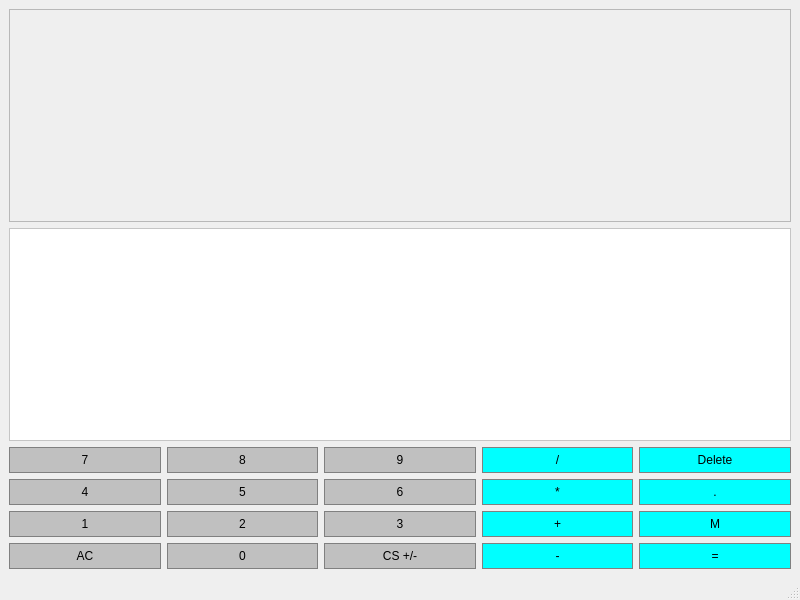
<?xml version="1.0" encoding="UTF-8"?>
<ui version="4.0">
 <class>MainWindow</class>
 <widget class="QMainWindow" name="MainWindow">
  <property name="geometry">
   <rect>
    <x>0</x>
    <y>0</y>
    <width>800</width>
    <height>600</height>
   </rect>
  </property>
  <property name="sizePolicy">
   <sizepolicy hsizetype="Preferred" vsizetype="Expanding">
    <horstretch>0</horstretch>
    <verstretch>0</verstretch>
   </sizepolicy>
  </property>
  <property name="windowTitle">
   <string>MainWindow</string>
  </property>
  <widget class="QWidget" name="centralwidget">
   <layout class="QGridLayout" name="gridLayout">
    <item row="1" column="0" colspan="5">
     <widget class="QTextEdit" name="Display">
      <property name="enabled">
       <bool>false</bool>
      </property>
      <property name="palette">
       <palette>
        <active>
         <colorrole role="WindowText">
          <brush brushstyle="SolidPattern">
           <color alpha="255">
            <red>0</red>
            <green>0</green>
            <blue>0</blue>
           </color>
          </brush>
         </colorrole>
         <colorrole role="Button">
          <brush brushstyle="SolidPattern">
           <color alpha="255">
            <red>255</red>
            <green>255</green>
            <blue>255</blue>
           </color>
          </brush>
         </colorrole>
         <colorrole role="Light">
          <brush brushstyle="SolidPattern">
           <color alpha="255">
            <red>255</red>
            <green>255</green>
            <blue>255</blue>
           </color>
          </brush>
         </colorrole>
         <colorrole role="Midlight">
          <brush brushstyle="SolidPattern">
           <color alpha="255">
            <red>255</red>
            <green>255</green>
            <blue>255</blue>
           </color>
          </brush>
         </colorrole>
         <colorrole role="Dark">
          <brush brushstyle="SolidPattern">
           <color alpha="255">
            <red>127</red>
            <green>127</green>
            <blue>127</blue>
           </color>
          </brush>
         </colorrole>
         <colorrole role="Mid">
          <brush brushstyle="SolidPattern">
           <color alpha="255">
            <red>170</red>
            <green>170</green>
            <blue>170</blue>
           </color>
          </brush>
         </colorrole>
         <colorrole role="Text">
          <brush brushstyle="SolidPattern">
           <color alpha="255">
            <red>0</red>
            <green>0</green>
            <blue>0</blue>
           </color>
          </brush>
         </colorrole>
         <colorrole role="BrightText">
          <brush brushstyle="SolidPattern">
           <color alpha="255">
            <red>255</red>
            <green>255</green>
            <blue>255</blue>
           </color>
          </brush>
         </colorrole>
         <colorrole role="ButtonText">
          <brush brushstyle="SolidPattern">
           <color alpha="255">
            <red>0</red>
            <green>0</green>
            <blue>0</blue>
           </color>
          </brush>
         </colorrole>
         <colorrole role="Base">
          <brush brushstyle="SolidPattern">
           <color alpha="255">
            <red>255</red>
            <green>255</green>
            <blue>255</blue>
           </color>
          </brush>
         </colorrole>
         <colorrole role="Window">
          <brush brushstyle="SolidPattern">
           <color alpha="255">
            <red>255</red>
            <green>255</green>
            <blue>255</blue>
           </color>
          </brush>
         </colorrole>
         <colorrole role="Shadow">
          <brush brushstyle="SolidPattern">
           <color alpha="255">
            <red>0</red>
            <green>0</green>
            <blue>0</blue>
           </color>
          </brush>
         </colorrole>
         <colorrole role="AlternateBase">
          <brush brushstyle="SolidPattern">
           <color alpha="255">
            <red>255</red>
            <green>255</green>
            <blue>255</blue>
           </color>
          </brush>
         </colorrole>
         <colorrole role="ToolTipBase">
          <brush brushstyle="SolidPattern">
           <color alpha="255">
            <red>255</red>
            <green>255</green>
            <blue>220</blue>
           </color>
          </brush>
         </colorrole>
         <colorrole role="ToolTipText">
          <brush brushstyle="SolidPattern">
           <color alpha="255">
            <red>0</red>
            <green>0</green>
            <blue>0</blue>
           </color>
          </brush>
         </colorrole>
         <colorrole role="PlaceholderText">
          <brush brushstyle="SolidPattern">
           <color alpha="127">
            <red>0</red>
            <green>0</green>
            <blue>0</blue>
           </color>
          </brush>
         </colorrole>
        </active>
        <inactive>
         <colorrole role="WindowText">
          <brush brushstyle="SolidPattern">
           <color alpha="255">
            <red>0</red>
            <green>0</green>
            <blue>0</blue>
           </color>
          </brush>
         </colorrole>
         <colorrole role="Button">
          <brush brushstyle="SolidPattern">
           <color alpha="255">
            <red>255</red>
            <green>255</green>
            <blue>255</blue>
           </color>
          </brush>
         </colorrole>
         <colorrole role="Light">
          <brush brushstyle="SolidPattern">
           <color alpha="255">
            <red>255</red>
            <green>255</green>
            <blue>255</blue>
           </color>
          </brush>
         </colorrole>
         <colorrole role="Midlight">
          <brush brushstyle="SolidPattern">
           <color alpha="255">
            <red>255</red>
            <green>255</green>
            <blue>255</blue>
           </color>
          </brush>
         </colorrole>
         <colorrole role="Dark">
          <brush brushstyle="SolidPattern">
           <color alpha="255">
            <red>127</red>
            <green>127</green>
            <blue>127</blue>
           </color>
          </brush>
         </colorrole>
         <colorrole role="Mid">
          <brush brushstyle="SolidPattern">
           <color alpha="255">
            <red>170</red>
            <green>170</green>
            <blue>170</blue>
           </color>
          </brush>
         </colorrole>
         <colorrole role="Text">
          <brush brushstyle="SolidPattern">
           <color alpha="255">
            <red>0</red>
            <green>0</green>
            <blue>0</blue>
           </color>
          </brush>
         </colorrole>
         <colorrole role="BrightText">
          <brush brushstyle="SolidPattern">
           <color alpha="255">
            <red>255</red>
            <green>255</green>
            <blue>255</blue>
           </color>
          </brush>
         </colorrole>
         <colorrole role="ButtonText">
          <brush brushstyle="SolidPattern">
           <color alpha="255">
            <red>0</red>
            <green>0</green>
            <blue>0</blue>
           </color>
          </brush>
         </colorrole>
         <colorrole role="Base">
          <brush brushstyle="SolidPattern">
           <color alpha="255">
            <red>255</red>
            <green>255</green>
            <blue>255</blue>
           </color>
          </brush>
         </colorrole>
         <colorrole role="Window">
          <brush brushstyle="SolidPattern">
           <color alpha="255">
            <red>255</red>
            <green>255</green>
            <blue>255</blue>
           </color>
          </brush>
         </colorrole>
         <colorrole role="Shadow">
          <brush brushstyle="SolidPattern">
           <color alpha="255">
            <red>0</red>
            <green>0</green>
            <blue>0</blue>
           </color>
          </brush>
         </colorrole>
         <colorrole role="AlternateBase">
          <brush brushstyle="SolidPattern">
           <color alpha="255">
            <red>255</red>
            <green>255</green>
            <blue>255</blue>
           </color>
          </brush>
         </colorrole>
         <colorrole role="ToolTipBase">
          <brush brushstyle="SolidPattern">
           <color alpha="255">
            <red>255</red>
            <green>255</green>
            <blue>220</blue>
           </color>
          </brush>
         </colorrole>
         <colorrole role="ToolTipText">
          <brush brushstyle="SolidPattern">
           <color alpha="255">
            <red>0</red>
            <green>0</green>
            <blue>0</blue>
           </color>
          </brush>
         </colorrole>
         <colorrole role="PlaceholderText">
          <brush brushstyle="SolidPattern">
           <color alpha="127">
            <red>0</red>
            <green>0</green>
            <blue>0</blue>
           </color>
          </brush>
         </colorrole>
        </inactive>
        <disabled>
         <colorrole role="WindowText">
          <brush brushstyle="SolidPattern">
           <color alpha="255">
            <red>127</red>
            <green>127</green>
            <blue>127</blue>
           </color>
          </brush>
         </colorrole>
         <colorrole role="Button">
          <brush brushstyle="SolidPattern">
           <color alpha="255">
            <red>255</red>
            <green>255</green>
            <blue>255</blue>
           </color>
          </brush>
         </colorrole>
         <colorrole role="Light">
          <brush brushstyle="SolidPattern">
           <color alpha="255">
            <red>255</red>
            <green>255</green>
            <blue>255</blue>
           </color>
          </brush>
         </colorrole>
         <colorrole role="Midlight">
          <brush brushstyle="SolidPattern">
           <color alpha="255">
            <red>255</red>
            <green>255</green>
            <blue>255</blue>
           </color>
          </brush>
         </colorrole>
         <colorrole role="Dark">
          <brush brushstyle="SolidPattern">
           <color alpha="255">
            <red>127</red>
            <green>127</green>
            <blue>127</blue>
           </color>
          </brush>
         </colorrole>
         <colorrole role="Mid">
          <brush brushstyle="SolidPattern">
           <color alpha="255">
            <red>170</red>
            <green>170</green>
            <blue>170</blue>
           </color>
          </brush>
         </colorrole>
         <colorrole role="Text">
          <brush brushstyle="SolidPattern">
           <color alpha="255">
            <red>127</red>
            <green>127</green>
            <blue>127</blue>
           </color>
          </brush>
         </colorrole>
         <colorrole role="BrightText">
          <brush brushstyle="SolidPattern">
           <color alpha="255">
            <red>255</red>
            <green>255</green>
            <blue>255</blue>
           </color>
          </brush>
         </colorrole>
         <colorrole role="ButtonText">
          <brush brushstyle="SolidPattern">
           <color alpha="255">
            <red>127</red>
            <green>127</green>
            <blue>127</blue>
           </color>
          </brush>
         </colorrole>
         <colorrole role="Base">
          <brush brushstyle="SolidPattern">
           <color alpha="255">
            <red>255</red>
            <green>255</green>
            <blue>255</blue>
           </color>
          </brush>
         </colorrole>
         <colorrole role="Window">
          <brush brushstyle="SolidPattern">
           <color alpha="255">
            <red>255</red>
            <green>255</green>
            <blue>255</blue>
           </color>
          </brush>
         </colorrole>
         <colorrole role="Shadow">
          <brush brushstyle="SolidPattern">
           <color alpha="255">
            <red>0</red>
            <green>0</green>
            <blue>0</blue>
           </color>
          </brush>
         </colorrole>
         <colorrole role="AlternateBase">
          <brush brushstyle="SolidPattern">
           <color alpha="255">
            <red>255</red>
            <green>255</green>
            <blue>255</blue>
           </color>
          </brush>
         </colorrole>
         <colorrole role="ToolTipBase">
          <brush brushstyle="SolidPattern">
           <color alpha="255">
            <red>255</red>
            <green>255</green>
            <blue>220</blue>
           </color>
          </brush>
         </colorrole>
         <colorrole role="ToolTipText">
          <brush brushstyle="SolidPattern">
           <color alpha="255">
            <red>0</red>
            <green>0</green>
            <blue>0</blue>
           </color>
          </brush>
         </colorrole>
         <colorrole role="PlaceholderText">
          <brush brushstyle="SolidPattern">
           <color alpha="127">
            <red>127</red>
            <green>127</green>
            <blue>127</blue>
           </color>
          </brush>
         </colorrole>
        </disabled>
       </palette>
      </property>
      <property name="font">
       <font>
        <pointsize>30</pointsize>
       </font>
      </property>
      <property name="overwriteMode">
       <bool>true</bool>
      </property>
     </widget>
    </item>
    <item row="4" column="3">
     <widget class="QPushButton" name="multiplier">
      <property name="styleSheet">
       <string notr="true">QPushButton{
background-color: #00FFFF;
border: 1px solid gray;
padding: 5px;
}
QPushButton:pressed{
background-color: #A9A9A9;
border: 1px solid gray;
padding: 5px;
}</string>
      </property>
      <property name="text">
       <string>*</string>
      </property>
     </widget>
    </item>
    <item row="5" column="2">
     <widget class="QPushButton" name="Button3">
      <property name="styleSheet">
       <string notr="true">QPushButton{
background-color: #C0C0C0;
border: 1px solid gray;
padding: 5px;
}
QPushButton:pressed{
background-color: #A9A9A9;
border: 1px solid gray;
padding: 5px;
}</string>
      </property>
      <property name="text">
       <string>3</string>
      </property>
     </widget>
    </item>
    <item row="6" column="2">
     <widget class="QPushButton" name="ChangeSign">
      <property name="styleSheet">
       <string notr="true">QPushButton{
background-color: #C0C0C0;
border: 1px solid gray;
padding: 5px;
}
QPushButton:pressed{
background-color: #A9A9A9;
border: 1px solid gray;
padding: 5px;
}</string>
      </property>
      <property name="text">
       <string>CS +/-</string>
      </property>
     </widget>
    </item>
    <item row="4" column="0">
     <widget class="QPushButton" name="Button4">
      <property name="styleSheet">
       <string notr="true">QPushButton{
background-color: #C0C0C0;
border: 1px solid gray;
padding: 5px;
}
QPushButton:pressed{
background-color: #A9A9A9;
border: 1px solid gray;
padding: 5px;
}</string>
      </property>
      <property name="text">
       <string>4</string>
      </property>
     </widget>
    </item>
    <item row="4" column="2">
     <widget class="QPushButton" name="Button6">
      <property name="styleSheet">
       <string notr="true">QPushButton{
background-color: #C0C0C0;
border: 1px solid gray;
padding: 5px;
}
QPushButton:pressed{
background-color: #A9A9A9;
border: 1px solid gray;
padding: 5px;
}</string>
      </property>
      <property name="text">
       <string>6</string>
      </property>
     </widget>
    </item>
    <item row="2" column="1">
     <widget class="QPushButton" name="Button8">
      <property name="styleSheet">
       <string notr="true">QPushButton{
background-color: #C0C0C0;
border: 1px solid gray;
padding: 5px;
}
QPushButton:pressed{
background-color: #A9A9A9;
border: 1px solid gray;
padding: 5px;
}</string>
      </property>
      <property name="text">
       <string>8</string>
      </property>
     </widget>
    </item>
    <item row="2" column="2">
     <widget class="QPushButton" name="Button9">
      <property name="styleSheet">
       <string notr="true">QPushButton{
background-color: #C0C0C0;
border: 1px solid gray;
padding: 5px;
}
QPushButton:pressed{
background-color: #A9A9A9;
border: 1px solid gray;
padding: 5px;
}</string>
      </property>
      <property name="text">
       <string>9</string>
      </property>
     </widget>
    </item>
    <item row="0" column="0" colspan="5">
     <widget class="QTextEdit" name="HistoryLine">
      <property name="enabled">
       <bool>false</bool>
      </property>
      <property name="font">
       <font>
        <pointsize>30</pointsize>
       </font>
      </property>
      <property name="cursor" stdset="0">
       <cursorShape>ArrowCursor</cursorShape>
      </property>
      <property name="verticalScrollBarPolicy">
       <enum>Qt::ScrollBarAlwaysOff</enum>
      </property>
      <property name="horizontalScrollBarPolicy">
       <enum>Qt::ScrollBarAlwaysOff</enum>
      </property>
      <property name="sizeAdjustPolicy">
       <enum>QAbstractScrollArea::AdjustIgnored</enum>
      </property>
      <property name="tabChangesFocus">
       <bool>true</bool>
      </property>
      <property name="textInteractionFlags">
       <set>Qt::LinksAccessibleByKeyboard|Qt::LinksAccessibleByMouse|Qt::TextBrowserInteraction|Qt::TextSelectableByKeyboard|Qt::TextSelectableByMouse</set>
      </property>
     </widget>
    </item>
    <item row="5" column="0">
     <widget class="QPushButton" name="Button1">
      <property name="styleSheet">
       <string notr="true">QPushButton{
background-color: #C0C0C0;
border: 1px solid gray;
padding: 5px;
}
QPushButton:pressed{
background-color: #A9A9A9;
border: 1px solid gray;
padding: 5px;
}</string>
      </property>
      <property name="text">
       <string>1</string>
      </property>
     </widget>
    </item>
    <item row="5" column="3">
     <widget class="QPushButton" name="adder">
      <property name="styleSheet">
       <string notr="true">QPushButton{
background-color: #00FFFF;
border: 1px solid gray;
padding: 5px;
}
QPushButton:pressed{
background-color: #A9A9A9;
border: 1px solid gray;
padding: 5px;
}</string>
      </property>
      <property name="text">
       <string>+</string>
      </property>
     </widget>
    </item>
    <item row="5" column="1">
     <widget class="QPushButton" name="Button2">
      <property name="styleSheet">
       <string notr="true">QPushButton{
background-color: #C0C0C0;
border: 1px solid gray;
padding: 5px;
}
QPushButton:pressed{
background-color: #A9A9A9;
border: 1px solid gray;
padding: 5px;
}</string>
      </property>
      <property name="text">
       <string>2</string>
      </property>
     </widget>
    </item>
    <item row="6" column="4">
     <widget class="QPushButton" name="Equals">
      <property name="styleSheet">
       <string notr="true">QPushButton{
background-color: #00FFFF;
border: 1px solid gray;
padding: 5px;
}
QPushButton:pressed{
background-color: #A9A9A9;
border: 1px solid gray;
padding: 5px;
}</string>
      </property>
      <property name="text">
       <string>=</string>
      </property>
     </widget>
    </item>
    <item row="5" column="4">
     <widget class="QPushButton" name="MEMget">
      <property name="styleSheet">
       <string notr="true">QPushButton{
background-color: #00FFFF;
border: 1px solid gray;
padding: 5px;
}
QPushButton:pressed{
background-color: #A9A9A9;
border: 1px solid gray;
padding: 5px;
}</string>
      </property>
      <property name="text">
       <string>M</string>
      </property>
     </widget>
    </item>
    <item row="4" column="1">
     <widget class="QPushButton" name="Button5">
      <property name="styleSheet">
       <string notr="true">QPushButton{
background-color: #C0C0C0;
border: 1px solid gray;
padding: 5px;
}
QPushButton:pressed{
background-color: #A9A9A9;
border: 1px solid gray;
padding: 5px;
}</string>
      </property>
      <property name="text">
       <string>5</string>
      </property>
     </widget>
    </item>
    <item row="2" column="0">
     <widget class="QPushButton" name="Button7">
      <property name="styleSheet">
       <string notr="true">QPushButton{
background-color: #C0C0C0;
border: 1px solid gray;
padding: 5px;
}
QPushButton:pressed{
background-color: #A9A9A9;
border: 1px solid gray;
padding: 5px;
}</string>
      </property>
      <property name="text">
       <string>7</string>
      </property>
     </widget>
    </item>
    <item row="2" column="3">
     <widget class="QPushButton" name="divider">
      <property name="styleSheet">
       <string notr="true">QPushButton{
background-color: #00FFFF;
border: 1px solid gray;
padding: 5px;
}
QPushButton:pressed{
background-color: #A9A9A9;
border: 1px solid gray;
padding: 5px;
}</string>
      </property>
      <property name="text">
       <string>/</string>
      </property>
     </widget>
    </item>
    <item row="6" column="1">
     <widget class="QPushButton" name="Button0">
      <property name="styleSheet">
       <string notr="true">QPushButton{
background-color: #C0C0C0;
border: 1px solid gray;
padding: 5px;
}
QPushButton:pressed{
background-color: #A9A9A9;
border: 1px solid gray;
padding: 5px;
}</string>
      </property>
      <property name="text">
       <string>0</string>
      </property>
     </widget>
    </item>
    <item row="4" column="4">
     <widget class="QPushButton" name="PointButton">
      <property name="styleSheet">
       <string notr="true">QPushButton{
background-color: #00FFFF;
border: 1px solid gray;
padding: 5px;
}
QPushButton:pressed{
background-color: #A9A9A9;
border: 1px solid gray;
padding: 5px;
}</string>
      </property>
      <property name="text">
       <string>.</string>
      </property>
     </widget>
    </item>
    <item row="2" column="4">
     <widget class="QPushButton" name="Delete">
      <property name="styleSheet">
       <string notr="true">QPushButton{
background-color: #00FFFF;
border: 1px solid gray;
padding: 5px;
}
QPushButton:pressed{
background-color: #A9A9A9;
border: 1px solid gray;
padding: 5px;
}</string>
      </property>
      <property name="text">
       <string>Delete</string>
      </property>
     </widget>
    </item>
    <item row="6" column="0">
     <widget class="QPushButton" name="Clear">
      <property name="styleSheet">
       <string notr="true">QPushButton{
background-color: #C0C0C0;
border: 1px solid gray;
padding: 5px;
}
QPushButton:pressed{
background-color: #A9A9A9;
border: 1px solid gray;
padding: 5px;
}</string>
      </property>
      <property name="text">
       <string>AC</string>
      </property>
     </widget>
    </item>
    <item row="6" column="3">
     <widget class="QPushButton" name="subtractor">
      <property name="styleSheet">
       <string notr="true">QPushButton{
background-color: #00FFFF;
border: 1px solid gray;
padding: 5px;
}
QPushButton:pressed{
background-color: #A9A9A9;
border: 1px solid gray;
padding: 5px;
}</string>
      </property>
      <property name="text">
       <string>-</string>
      </property>
     </widget>
    </item>
   </layout>
  </widget>
  <widget class="QMenuBar" name="menubar">
   <property name="geometry">
    <rect>
     <x>0</x>
     <y>0</y>
     <width>800</width>
     <height>22</height>
    </rect>
   </property>
  </widget>
  <widget class="QStatusBar" name="statusbar"/>
 </widget>
 <resources/>
 <connections/>
</ui>
